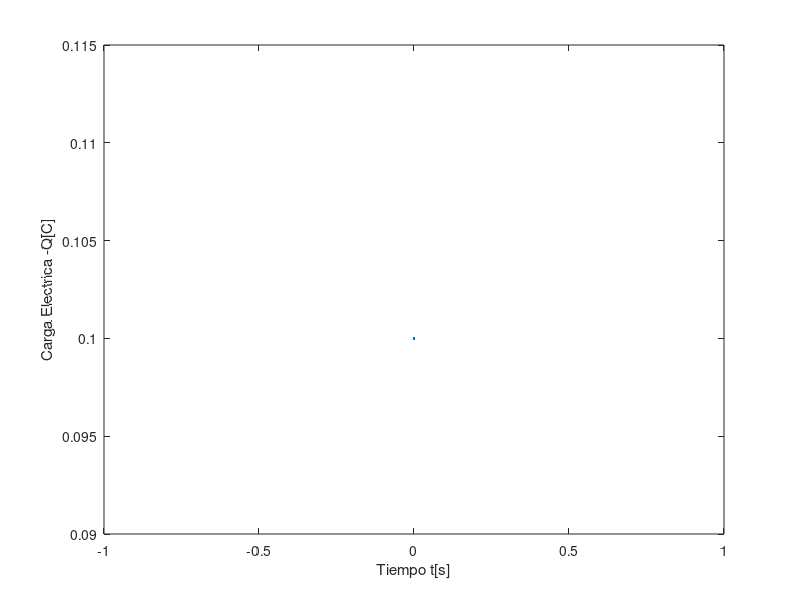

The MATLAB script that drew this image:
%{
Problema 5.-
Cuando una resistencia (R), un capacitor (C) y una batería (V ) son conectados en serie, una carga Q se
acumula en el capacitor de acuerdo con la siguiente fórmula:
Q(t) = CV [1 - e^(-t/RC)];
siempre y cuando no haya carga en el capacitor al tiempo t = 0. Supón que nos interesa monitorear la carga
en el capacitor cada 0.1 s para detectar cuando alcance un nivel de 8 unidades de carga, dado que V = 9,
R = 4 y C = 1. Escribe un programa que grafique el tiempo y la carga cada 0.1 s hasta que la carga sobrepase
por primera vez 8 unidades (es decir, la última carga que se muestre tiene que superar las 8 unidades). Una
vez que hayas hecho esto, escribe otro programa que grafique la carga solamente mientras ésta sea menor que
8 unidades.
%}

R=4;
C=1;
V=9;
t=0;
Q=0;
fa=8.1;
%Limite Q=8, monitoreo cada 0.1 s
%Ultima carga sobrepasa 8 u (grafica)
%for Qfa=0:fa  
    if  (Q<=fa)
        Q=C*V*(1-(exp(-t/(R*C))));
        t=t+0.1;
        disp(Q)
        plot(Q,t)
    ylabel('Carga Electrica -Q[C]')
    xlabel('Tiempo t[s]')
    end
    
%end
  
    
%grafica cuando